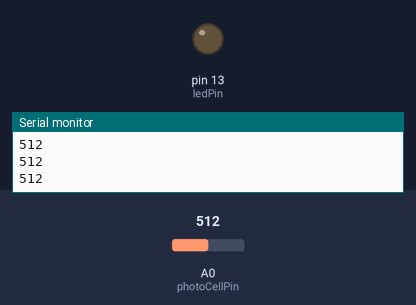
A sketch run on a simulated Arduino Uno, built with avr-gcc and run on an emulated ATmega328P. On the bench: output pins drawn as LEDs (lit = HIGH), the last lines printed to the serial monitor. The inputs (shaded band) are chosen by the test bench; at power-on: A0 (photoCellPin) = 512.

Above: at 1.2 s.
1.3 s: A0 (photoCellPin) set to 308
2.8 s: A0 (photoCellPin) set to 287
At 3.4 s:
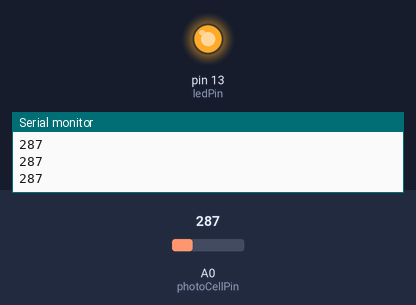
4.3 s: A0 (photoCellPin) set to 434
5.8 s: A0 (photoCellPin) set to 459
At 6.6 s:
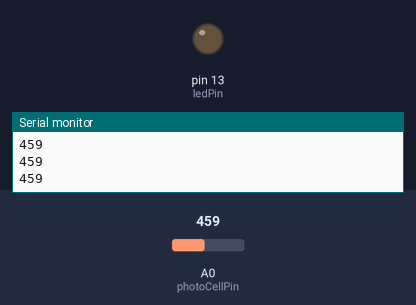
7.3 s: A0 (photoCellPin) set to 290
At 7.9 s:
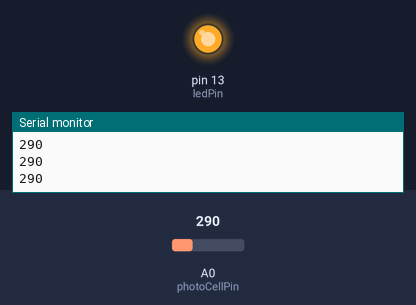
Timing chart, 0 to 9.8 s (numbered marks = the images above; inputs shaded):
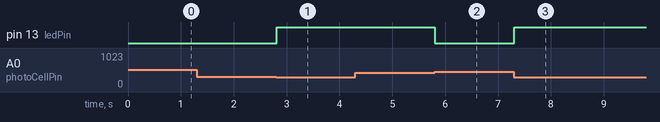

The sketch:

example3-photocell.ino
```cpp
const int photoCellPin = A0;
const int ledPin = 13;

int photoCellValue = 0;
int ledState = 0;

int lowThreshold = 300;
int highThreshold = 450;

void setup() {
  pinMode(ledPin, OUTPUT);
  Serial.begin(9600);
}

void loop() {
  photoCellValue = analogRead(photoCellPin);
  Serial.println(photoCellValue);

  if (photoCellValue < lowThreshold) {
  ledState = HIGH;
  }
  else if (photoCellValue > highThreshold) {
  ledState = LOW;
  }
  digitalWrite(ledPin, ledState);
  delay(10);
}
```

Measured:
- the behaviour switches between 300 and 299 on A0 (photoCellPin) (found by bisection; images 0 and 1)
- the behaviour switches between 450 and 451 on A0 (photoCellPin) (found by bisection; images 1 and 2)
- after the input at 2.8 s, pin 13 (ledPin): LOW → HIGH at once
- after the input at 5.8 s, pin 13 (ledPin): HIGH → LOW at once
- after the input at 7.3 s, pin 13 (ledPin): LOW → HIGH at once
